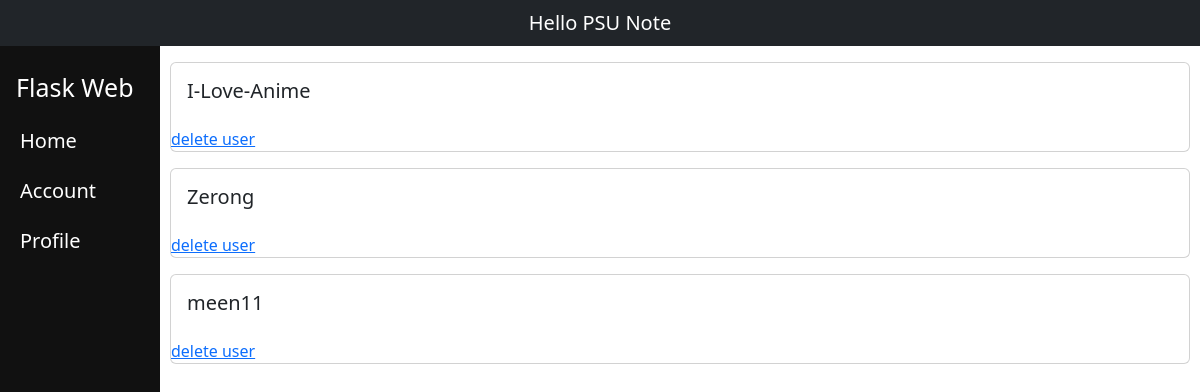
The page /admin on the database its author committed.
### models.py (models this page shows, shortened)
class User(db.Model, UserMixin):
    __tablename__ = "users"
    id = db.Column(db.Integer, primary_key=True)
    name = db.Column(db.String)
    username = db.Column(db.String)
    status = db.Column(db.String, default="active")
    _password_hash = db.Column(db.String)
    created_date = mapped_column(sa.DateTime(timezone=True), server_default=func.now())
    updated_date = mapped_column(sa.DateTime(timezone=True), server_default=func.now())
    roles: Mapped[list[Role]] = relationship(secondary=user_roles)
    @hybrid_property
    def password_hash(self):
        raise Exception("Password hashes may not be viewed.")
    @password_hash.setter
    def password_hash(self, password):
        password_hash = bcrypt.generate_password_hash(password.encode("utf-8"))
        self._password_hash = password_hash.decode("utf-8")
    serialize_rules = ("-_password_hash",)

### noteapp.py (the view)
@app.route("/admin")
def admin():
    db = models.db
    users = db.session.execute(
        db.select(models.User).order_by(models.User.name)
    ).scalars()
    return flask.render_template(
        "admin.html",
        users=users,
    )

### templates/admin.html
{% extends 'sidebar.html' %}
{% block body %}
<div>
    {% for user in users %}
    <div class="card my-3">
        <div class="card-body">
            <h5 class="card-title">{{ user.name }}</h5>
        </div>
        <div><a href="{{ url_for('user_delete', user_id=user.id) }}">delete user</a></div>
    </div>
    {% endfor %}
</div>
{% endblock %}

### rows shown on the page
User: name "I-Love-Anime"
User: name "Zerong"
User: name "meen11"
